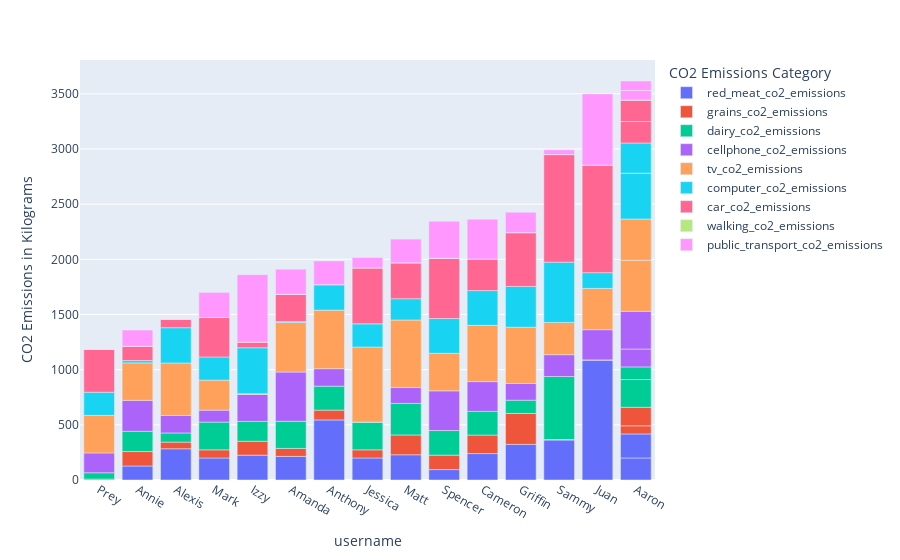

The notebook cell this image was saved under:
### Markdown cell above
CO2 Emissions of each Person and their Breakdowns

### Code cell
# Initializing stacked bar chart using the plotly library, setting x and y values accordingly
fig2 = px.bar(df, x="username", y=['red_meat_co2_emissions', 'grains_co2_emissions', 'dairy_co2_emissions', 'cellphone_co2_emissions', 'tv_co2_emissions', 'computer_co2_emissions', 'car_co2_emissions', 'walking_co2_emissions', 'public_transport_co2_emissions'],
              labels={"value": "CO2 Emissions in Kilograms","variable": "CO2 Emissions Category"})

# Sorting the bar chart so that data ascends from left to right
fig2.update_xaxes(categoryorder="total ascending")

fig2.show()

### Figure 1 — Plotly figure (JSON) as saved in the notebook; plotly's stock layout.template omitted (floating-point values rounded to 4 significant figures)
{"data": [{"alignmentgroup": "True", "hovertemplate": "CO2 Emissions Category=red_meat_co2_emissions<br>username=%{x}<br>CO2 Emissions in Kilograms=%{y}<extra></extra>", "legendgroup": "red_meat_co2_emissions", "marker": {"color": "#636efa", "pattern": {"shape": ""}}, "name": "red_meat_co2_emissions", "offsetgroup": "red_meat_co2_emissions", "orientation": "v", "showlegend": true, "textposition": "auto", "type": "bar", "x": ["Sammy", "Griffin", "Spencer", "Annie", "Aaron", "Jessica", "Juan", "Cameron", "Alexis", "Prey", "Anthony", "Aaron", "Izzy", "Amanda", "Matt", "Mark"], "xaxis": "x", "y": [362.9, 323.0, 94.35, 127.0, 199.6, 199.6, 1089.0, 239.5, 283.0, 0, 544.3, 217.7, 225.0, 214.1, 228.6, 199.6], "yaxis": "y"}, {"alignmentgroup": "True", "hovertemplate": "CO2 Emissions Category=grains_co2_emissions<br>username=%{x}<br>CO2 Emissions in Kilograms=%{y}<extra></extra>", "legendgroup": "grains_co2_emissions", "marker": {"color": "#EF553B", "pattern": {"shape": ""}}, "name": "grains_co2_emissions", "offsetgroup": "grains_co2_emissions", "orientation": "v", "showlegend": true, "textposition": "auto", "type": "bar", "x": ["Sammy", "Griffin", "Spencer", "Annie", "Aaron", "Jessica", "Juan", "Cameron", "Alexis", "Prey", "Anthony", "Aaron", "Izzy", "Amanda", "Matt", "Mark"], "xaxis": "x", "y": [3.357, 280.3, 130.9, 130.9, 73.84, 73.84, 0, 167.8, 60.42, 8.391, 88.95, 167.8, 125.9, 72.17, 179.6, 73.84], "yaxis": "y"}, {"alignmentgroup": "True", "hovertemplate": "CO2 Emissions Category=dairy_co2_emissions<br>username=%{x}<br>CO2 Emissions in Kilograms=%{y}<extra></extra>", "legendgroup": "dairy_co2_emissions", "marker": {"color": "#00cc96", "pattern": {"shape": ""}}, "name": "dairy_co2_emissions", "offsetgroup": "dairy_co2_emissions", "orientation": "v", "showlegend": true, "textposition": "auto", "type": "bar", "x": ["Sammy", "Griffin", "Spencer", "Annie", "Aaron", "Jessica", "Juan", "Cameron", "Alexis", "Prey", "Anthony", "Aaron", "Izzy", "Amanda", "Matt", "Mark"], "xaxis": "x", "y": [571.5, 120.0, 222.9, 182.9, 251.5, 251.5, 0, 214.3, 82.87, 57.15, 217.2, 114.3, 180.0, 245.8, 285.8, 251.5], "yaxis": "y"}, {"alignmentgroup": "True", "hovertemplate": "CO2 Emissions Category=cellphone_co2_emissions<br>username=%{x}<br>CO2 Emissions in Kilograms=%{y}<extra></extra>", "legendgroup": "cellphone_co2_emissions", "marker": {"color": "#ab63fa", "pattern": {"shape": ""}}, "name": "cellphone_co2_emissions", "offsetgroup": "cellphone_co2_emissions", "orientation": "v", "showlegend": true, "textposition": "auto", "type": "bar", "x": ["Sammy", "Griffin", "Spencer", "Annie", "Aaron", "Jessica", "Juan", "Cameron", "Alexis", "Prey", "Anthony", "Aaron", "Izzy", "Amanda", "Matt", "Mark"], "xaxis": "x", "y": [198, 151.2, 360, 280.8, 162, 0, 273.6, 270, 158.4, 180, 158.4, 342, 244.8, 446.4, 144, 108], "yaxis": "y"}, {"alignmentgroup": "True", "hovertemplate": "CO2 Emissions Category=tv_co2_emissions<br>username=%{x}<br>CO2 Emissions in Kilograms=%{y}<extra></extra>", "legendgroup": "tv_co2_emissions", "marker": {"color": "#FFA15A", "pattern": {"shape": ""}}, "name": "tv_co2_emissions", "offsetgroup": "tv_co2_emissions", "orientation": "v", "showlegend": true, "textposition": "auto", "type": "bar", "x": ["Sammy", "Griffin", "Spencer", "Annie", "Aaron", "Jessica", "Juan", "Cameron", "Alexis", "Prey", "Anthony", "Aaron", "Izzy", "Amanda", "Matt", "Mark"], "xaxis": "x", "y": [292.4, 510, 340, 340, 462.4, 680, 374, 510, 476, 340, 530.4, 374, 6.8, 448.8, 612, 272], "yaxis": "y"}, {"alignmentgroup": "True", "hovertemplate": "CO2 Emissions Category=computer_co2_emissions<br>username=%{x}<br>CO2 Emissions in Kilograms=%{y}<extra></extra>", "legendgroup": "computer_co2_emissions", "marker": {"color": "#19d3f3", "pattern": {"shape": ""}}, "name": "computer_co2_emissions", "offsetgroup": "computer_co2_emissions", "orientation": "v", "showlegend": true, "textposition": "auto", "type": "bar", "x": ["Sammy", "Griffin", "Spencer", "Annie", "Aaron", "Jessica", "Juan", "Cameron", "Alexis", "Prey", "Anthony", "Aaron", "Izzy", "Amanda", "Matt", "Mark"], "xaxis": "x", "y": [546, 369.6, 315, 21, 415.8, 210, 142.8, 315, 319.2, 210, 231, 273, 415.8, 8.4, 193.2, 210], "yaxis": "y"}, {"alignmentgroup": "True", "hovertemplate": "CO2 Emissions Category=car_co2_emissions<br>username=%{x}<br>CO2 Emissions in Kilograms=%{y}<extra></extra>", "legendgroup": "car_co2_emissions", "marker": {"color": "#FF6692", "pattern": {"shape": ""}}, "name": "car_co2_emissions", "offsetgroup": "car_co2_emissions", "orientation": "v", "showlegend": true, "textposition": "auto", "type": "bar", "x": ["Sammy", "Griffin", "Spencer", "Annie", "Aaron", "Jessica", "Juan", "Cameron", "Alexis", "Prey", "Anthony", "Aaron", "Izzy", "Amanda", "Matt", "Mark"], "xaxis": "x", "y": [975, 487.5, 546, 130, 195, 507, 975, 286, 78, 390, 0, 195, 52, 247, 325, 357.5], "yaxis": "y"}, {"alignmentgroup": "True", "hovertemplate": "CO2 Emissions Category=walking_co2_emissions<br>username=%{x}<br>CO2 Emissions in Kilograms=%{y}<extra></extra>", "legendgroup": "walking_co2_emissions", "marker": {"color": "#B6E880", "pattern": {"shape": ""}}, "name": "walking_co2_emissions", "offsetgroup": "walking_co2_emissions", "orientation": "v", "showlegend": true, "textposition": "auto", "type": "bar", "x": ["Sammy", "Griffin", "Spencer", "Annie", "Aaron", "Jessica", "Juan", "Cameron", "Alexis", "Prey", "Anthony", "Aaron", "Izzy", "Amanda", "Matt", "Mark"], "xaxis": "x", "y": [0, 0, 0, 0, 0, 0, 0, 0, 0, 0, 0, 0, 0, 0, 0, 0], "yaxis": "y"}, {"alignmentgroup": "True", "hovertemplate": "CO2 Emissions Category=public_transport_co2_emissions<br>username=%{x}<br>CO2 Emissions in Kilograms=%{y}<extra></extra>", "legendgroup": "public_transport_co2_emissions", "marker": {"color": "#FF97FF", "pattern": {"shape": ""}}, "name": "public_transport_co2_emissions", "offsetgroup": "public_transport_co2_emissions", "orientation": "v", "showlegend": true, "textposition": "auto", "type": "bar", "x": ["Sammy", "Griffin", "Spencer", "Annie", "Aaron", "Jessica", "Juan", "Cameron", "Alexis", "Prey", "Anthony", "Aaron", "Izzy", "Amanda", "Matt", "Mark"], "xaxis": "x", "y": [43, 184.9, 335.4, 146.2, 86, 94.6, 645, 361.2, 0, 0, 215, 86, 610.6, 227.9, 215, 227.9], "yaxis": "y"}], "layout": {"barmode": "relative", "legend": {"title": {"text": "CO2 Emissions Category"}, "tracegroupgap": 0}, "margin": {"t": 60}, "xaxis": {"anchor": "y", "categoryorder": "total ascending", "domain": [0, 1], "title": {"text": "username"}}, "yaxis": {"anchor": "x", "domain": [0, 1], "title": {"text": "CO2 Emissions in Kilograms"}}}}
